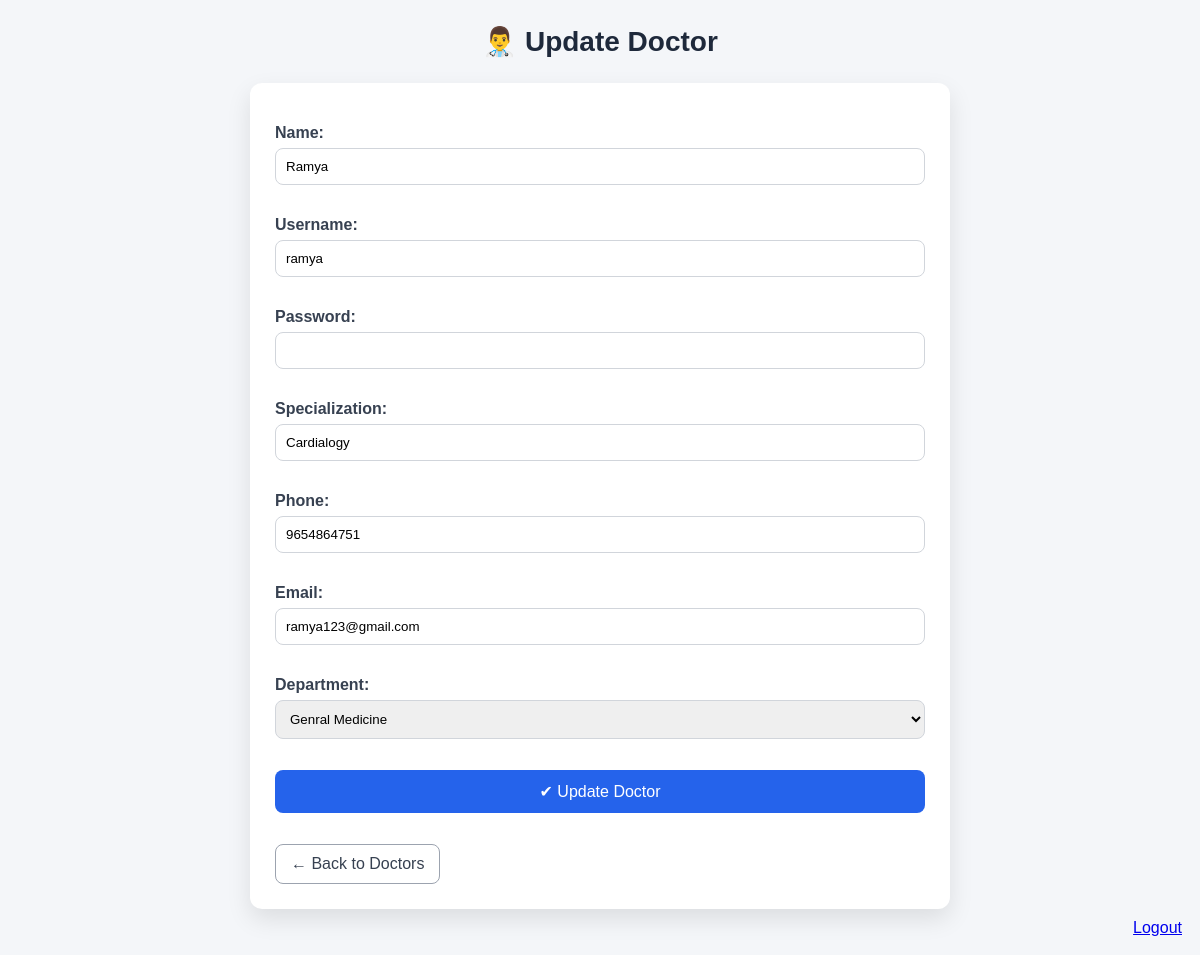
Page /happ/doctor/update/1/ on the committed database.
### happ/models.py (models this page shows, shortened)
class Doctor(models.Model):
    doctor_id = models.AutoField(primary_key=True)
    name = models.CharField(max_length=100)
    username = models.CharField(max_length=100, unique=True)
    password = models.CharField(max_length=100)
    specialization = models.CharField(max_length=100)
    phone = models.CharField(max_length=15)
    email = models.EmailField(unique=True)
    department = models.ForeignKey(Department, on_delete=models.CASCADE)

class Department(models.Model):
    department_id = models.AutoField(primary_key=True)
    department_name = models.CharField(max_length=100)
    def __str__(self):
        return self.department_name

### happ/views.py (the view)
# urls.py: path('doctor/update/<int:id>/', views.update_doctor, name='update_doctor'),
def update_doctor(request, id):
    doctor = get_object_or_404(Doctor, doctor_id=id)
    if request.method == "POST":
        form = DoctorForm(request.POST, instance=doctor)
        if form.is_valid():
            form.save()
            return redirect('doctor_list')
    else:
        form = DoctorForm(instance=doctor)
    return render(request, 'update_doctor.html', {'form': form})

### happ/forms.py
class DoctorForm(forms.ModelForm):
    password = forms.CharField(widget=forms.PasswordInput)
    class Meta:
        model = Doctor
        fields = '__all__'

### happ/templates/update_doctor.html (shortened to what this page needs)
{% block content %}
<div class="container py-4">
    <div class="page-title">👨‍⚕️ Update Doctor</div>
    <div class="form-card">
        <form method="POST">
            {{ form.as_p }}
            <button type="submit" class="btn-primary">
                ✔ Update Doctor
            </button>
        </form>
        <a href="{% url 'doctor_list' %}" class="back-btn">
            ← Back to Doctors
        </a>
    </div>
</div>
{% endblock %}
<div style="text-align:right;padding:10px;"><a href="{% url 'logout' %}">Logout</a></div>

### happ/templates/update_doctor.html (style rules this page uses)
.page-title { text-align:center; font-size:28px; font-weight:bold; color:#1e293b; margin:25px 0; }
.form-card { max-width:650px; margin:0 auto; background:white; padding:25px; border-radius:12px; box-shadow:0 10px 25px rgba(0,0,0,0.1); }
label { font-weight:600; color:#374151; margin-bottom:6px; display:block; }
input, select, textarea { width:100%; padding:10px; border:1px solid #d1d5db; border-radius:8px; margin-bottom:15px; outline:none; transition:0.2s; }
.btn-primary { width:100%; padding:12px; background:#2563eb; border:none; border-radius:8px; color:white; font-size:16px; cursor:pointer; }
.back-btn { display:inline-block; margin-top:15px; padding:10px 15px; border:1px solid #9ca3af; border-radius:8px; text-decoration:none; color:#374151; transition:0.3s; }

### rows in the picture
Doctor: name "Ramya", username "ramya", specialization "Cardialogy", phone "9654864751", email "ramya123@gmail.com"
Department: department "Genral Medicine"
